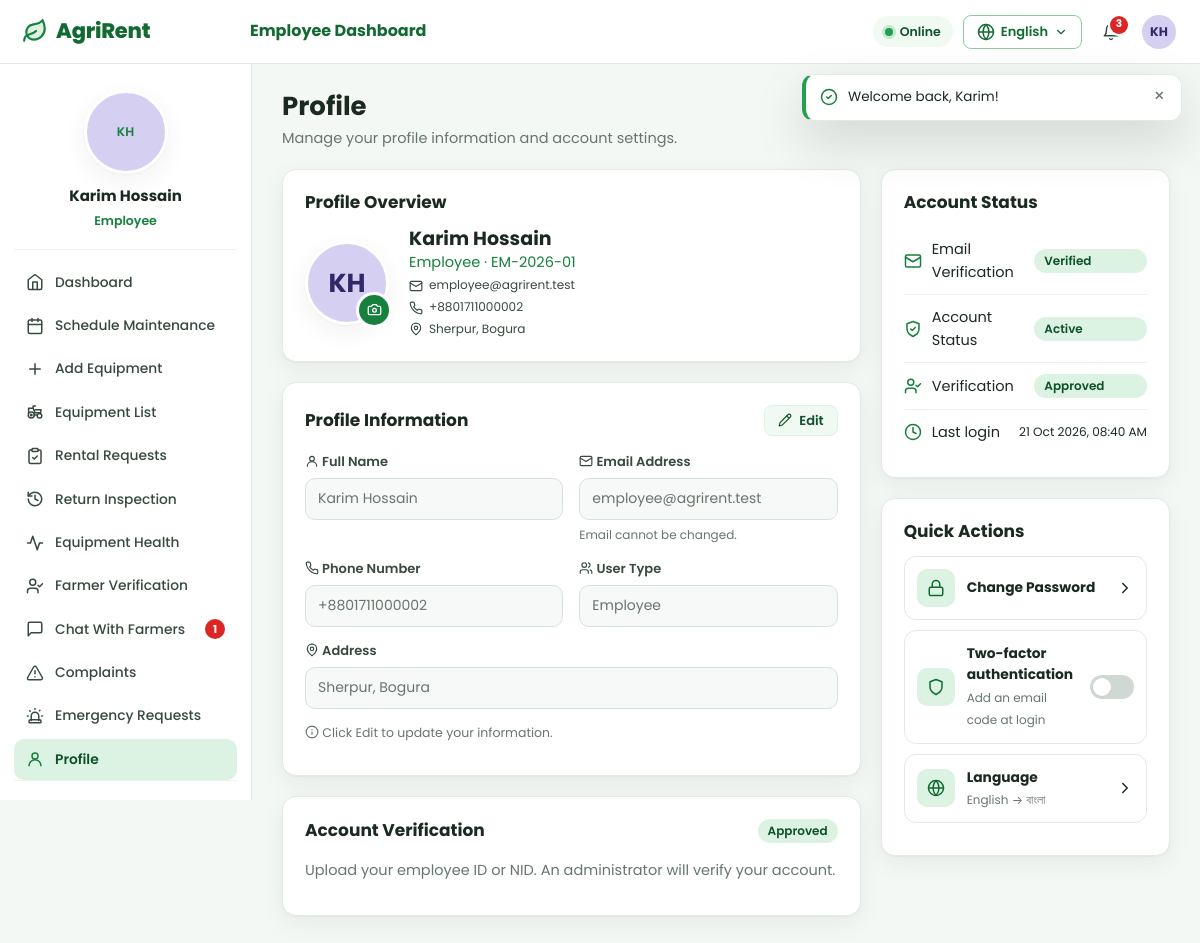
Page /index.php?r=profile/index (signed in) on the committed database.
### tables this page shows
CREATE TABLE `users` (
  `id` INT UNSIGNED NOT NULL AUTO_INCREMENT,
  `name` VARCHAR(100) NOT NULL,
  `email` VARCHAR(160) NOT NULL,
  `phone` VARCHAR(30) NOT NULL DEFAULT '',
  `address` VARCHAR(255) NOT NULL DEFAULT '',
  `password` VARCHAR(255) NOT NULL,
  `role` ENUM('farmer','employee','admin') NOT NULL,
   
  `status` ENUM('inactive','active','suspended','deleted') NOT NULL DEFAULT 'inactive',
  `email_verified_at` DATETIME DEFAULT NULL,
   
  `verification_status` ENUM('pending','approved','rejected') NOT NULL DEFAULT 'pending',
  `verification_note` VARCHAR(255) DEFAULT NULL,
  `verification_document` VARCHAR(255) DEFAULT NULL,
  `verified_by` INT UNSIGNED DEFAULT NULL,
  `verified_at` DATETIME DEFAULT NULL,
  `employee_code` VARCHAR(30) DEFAULT NULL,
  `profile_photo` VARCHAR(255) DEFAULT NULL,
  `language` ENUM('en','bn') NOT NULL DEFAULT 'en',
  `two_factor_enabled` TINYINT(1) NOT NULL DEFAULT 0,
  `google_id` VARCHAR(64) DEFAULT NULL,
  `failed_attempts` INT UNSIGNED NOT NULL DEFAULT 0,
  `locked_until` DATETIME DEFAULT NULL,
  `last_login_at` DATETIME DEFAULT NULL,
  `last_login_ip` VARCHAR(45) DEFAULT NULL,
  `last_login_agent` VARCHAR(255) DEFAULT NULL,
  `remember_selector` CHAR(24) DEFAULT NULL,
  `remember_hash` CHAR(64) DEFAULT NULL,
  `remember_expires` DATETIME DEFAULT NULL,
  `deleted_at` DATETIME DEFAULT NULL,
  `created_at` DATETIME NOT NULL DEFAULT CURRENT_TIMESTAMP,
  `updated_at` DATETIME NOT NULL DEFAULT CURRENT_TIMESTAMP ON UPDATE CURRENT_TIMESTAMP,
  PRIMARY KEY (`id`),
  UNIQUE KEY `uq_users_email` (`email`),
  UNIQUE KEY `uq_users_google` (`google_id`),
  UNIQUE KEY `uq_users_remember` (`remember_selector`),
  KEY `idx_users_role_status` (`role`,`status`,`verification_status`)
);

### app/views/profile/index.php (the view, shortened to what the rows shown need)
<div class="page-head"><div><h1><?= e(t('Profile')) ?></h1><p class="muted"><?= e(t('Manage your profile information and account settings.')) ?></p></div></div>
<div class="grid-2-1">
    <div>
        <section class="card">
            <h2 class="card-title"><?= e(t('Profile Overview')) ?></h2>
            <div class="profile-overview">
                <form class="avatar-upload" method="post" action="<?= e(url('profile/photo')) ?>" enctype="multipart/form-data" data-ajax data-autosubmit data-profile-form>
                    <span data-profile="avatar"><?= avatar($user, 'xl') ?></span>
                </form>
                <div>
                    <h3 data-profile="name"><?= e($user['name']) ?></h3>
                    <span class="text-green"><?= e(role_label($user['role'])) ?><?= $user['employee_code'] ? ' · ' . e($user['employee_code']) : '' ?></span>
                    <small class="block"><?= icon('mail', 'icon-xs') ?><?= e($user['email']) ?></small>
                    <small class="block"><?= icon('phone', 'icon-xs') ?><span data-profile="phone"><?= e($user['phone']) ?></span></small>
                    <small class="block"><?= icon('map-pin', 'icon-xs') ?><span data-profile="address"><?= e($user['address']) ?></span></small>
                </div>
            </div>
        </section>
        <section class="card">
            <div class="card-head"><h2><?= e(t('Profile Information')) ?></h2><button class="btn btn-light btn-sm" type="button" data-edit-toggle="#profileForm"><?= icon('edit', 'icon-xs') ?><?= e(t('Edit')) ?></button></div>
            <form id="profileForm" class="profile-form is-locked" method="post" action="<?= e(url('profile/update')) ?>" data-ajax data-profile-form novalidate>
                <div class="form-grid">
                    <div class="field"><label><?= icon('user', 'icon-xs') ?> <?= e(t('Full Name')) ?></label><input name="name" value="<?= e($user['name']) ?>" readonly required><?= field_error('name') ?></div>
                    <div class="field"><label><?= icon('mail', 'icon-xs') ?> <?= e(t('Email Address')) ?></label><input value="<?= e($user['email']) ?>" disabled><small class="hint"><?= e(t('Email cannot be changed.')) ?></small></div>
                    <div class="field"><label><?= icon('phone', 'icon-xs') ?> <?= e(t('Phone Number')) ?></label><input name="phone" value="<?= e($user['phone']) ?>" readonly required><?= field_error('phone') ?></div>
                    <div class="field"><label><?= icon('users', 'icon-xs') ?> <?= e(t('User Type')) ?></label><input value="<?= e(role_label($user['role'])) ?>" disabled></div>
                    <div class="field span-2"><label><?= icon('map-pin', 'icon-xs') ?> <?= e(t('Address')) ?></label><input name="address" list="p-districts" value="<?= e($user['address']) ?>" readonly required></div>
                </div>
            </form>
        </section>
        <?php if ($user['role'] !== 'admin'): ?>
        <section class="card" id="verification">
            <div class="card-head"><h2><?= e(t('Account Verification')) ?></h2><span data-verify-badge><?= badge($user['verification_status']) ?></span></div>
            <p class="muted"><?= e($user['role'] === 'farmer' ? t('Upload your National ID (NID) or another official document. An employee will verify it before you can book equipment.') : t('Upload your employee ID or NID. An administrator will verify your account.')) ?></p>
        </section>
        <?php endif; ?>
    </div>
    <aside>
        <section class="card">
            <h2 class="card-title"><?= e(t('Account Status')) ?></h2>
            <div class="status-row"><?= icon('clock') ?><span><?= e(t('Last login')) ?></span><small><?= e($user['last_login_at'] ? fmt_datetime($user['last_login_at']) : '—') ?></small></div>
        </section>
        <section class="card">
            <h2 class="card-title"><?= e(t('Quick Actions')) ?></h2>
            <form class="quick-link as-form" method="post" action="<?= e(url('profile/two-factor')) ?>" data-ajax data-reload>
                <span class="ql-icon"><?= icon('shield') ?></span><div><strong><?= e(t('Two-factor authentication')) ?></strong><small><?= e((int)$user['two_factor_enabled'] || Settings::enabled('enable_2fa_all') ? t('Enabled – a code is emailed at login') : t('Add an email code at login')) ?></small></div>
            </form>
        </section>
    </aside>
</div>

### app/helpers.php (shortened to what the rows shown need)
<?php
function setting(string $key, $default = '')
{
    return Settings::get($key, $default);
}
function url(string $route = '', array $params = []): string
{
    $query = $route !== '' ? 'r=' . $route : '';
    if ($params) {
        $query .= ($query !== '' ? '&' : '') . http_build_query($params);
    }
    return 'index.php' . ($query !== '' ? '?' . $query : '');
}
function e($value): string
{
    return htmlspecialchars((string)$value, ENT_QUOTES | ENT_SUBSTITUTE, 'UTF-8');
}
function t(string $key, array $params = []): string
{
    return Lang::translate($key, $params);
}
function fmt_date(?string $date, string $format = 'd M Y'): string
{
    $ts = strtotime($date);
    return $ts ? date($format, $ts) : '—';
}
function fmt_datetime(?string $date): string
{
    return fmt_date($date, 'd M Y, h:i A');
}
function icon(string $name, string $class = ''): string
{
    return Icon::svg($name, $class);
}
function status_meta(string $status): array
{
    static $map = [
        'pending' => ['Pending', 'amber'], 'confirmed' => ['Confirmed', 'blue'], 'delivered' => ['Delivered', 'green'],
        'returned' => ['Returned', 'purple'], 'completed' => ['Completed', 'green'], 'cancelled' => ['Cancelled', 'red'],
        'rejected' => ['Rejected', 'red'], 'active_rental' => ['Active', 'green'],
        'paid' => ['Paid', 'green'], 'failed' => ['Failed', 'red'], 'refunded' => ['Refunded', 'gray'],
        'unpaid' => ['Unpaid', 'amber'], 'partial' => ['Partially Paid', 'amber'],
        'assigned' => ['Assigned', 'blue'], 'in_progress' => ['In Progress', 'blue'],
        'available' => ['Available', 'green'], 'unavailable' => ['Not Available', 'red'], 'maintenance' => ['Maintenance', 'amber'],
        'inactive' => ['Inactive', 'gray'], 'good' => ['Good', 'green'], 'needs_maintenance' => ['Needs Maintenance', 'red'],
        'under_maintenance' => ['Under Maintenance', 'amber'], 'unknown' => ['Data Missing', 'gray'],
        'scheduled' => ['Scheduled', 'blue'], 'open' => ['Open', 'red'], 'resolved' => ['Resolved', 'green'],
        'in_review' => ['In Review', 'blue'], 'closed' => ['Closed', 'gray'],
        'low' => ['Low', 'green'], 'medium' => ['Medium', 'amber'], 'high' => ['High', 'red'],
        'active' => ['Active', 'green'], 'suspended' => ['Suspended', 'red'], 'deleted' => ['Deleted', 'gray'],
        'approved' => ['Approved', 'green'], 'verified' => ['Verified', 'green'], 'unverified' => ['Unverified', 'amber'],
        'damaged' => ['Damaged', 'red'], 'needs_service' => ['Needs Service', 'amber'],
        'normal' => ['Normal Season', 'gray'], 'harvest' => ['Harvest Season', 'amber'], 'off_season' => ['Off-season', 'blue'],
    ];
    $meta = $map[$status] ?? [ucwords(str_replace('_', ' ', $status)), 'gray'];
    return [t($meta[0]), $meta[1]];
}
function badge(?string $status, ?string $label = null): string
{
    $status = (string)$status;
    [$text, $color] = status_meta($status);
    return '<span class="badge badge-' . $color . '" data-status="' . e($status) . '">' . e($label ?? $text) . '</span>';
}
function initials(?string $name): string
{
    $parts = preg_split('/\s+/', trim((string)$name)) ?: [];
    $letters = '';
    foreach (array_slice($parts, 0, 2) as $part) {
        $letters .= mb_strtoupper(mb_substr($part, 0, 1));
    }
    return $letters ?: 'U';
}
function avatar(?array $user, string $size = ''): string
{
    $class = 'avatar' . ($size ? ' avatar-' . $size : '');
    $hue = crc32((string)($user['name'] ?? 'user')) % 360;
    return '<span class="' . $class . ' avatar-initials" style="--hue:' . $hue . '">' . e(initials($user['name'] ?? '')) . '</span>';
}
function role_label(string $role): string
{
    return t(ucfirst($role));
}

### app/views/layouts/app.php (shortened to what the rows shown need)
<?php
$me = Auth::user();
$current = Router::current();
?>
<!doctype html>
<html lang="<?= Lang::get() ?>" data-lang="<?= Lang::get() ?>">
<head><?php include __DIR__ . '/_head.php'; ?></head>
<body class="app role-<?= e($me['role']) ?>" data-route="<?= e($current) ?>">
<header class="topbar">
    <a class="brand" href="<?= e(url('dashboard/index')) ?>"><?= icon('leaf') ?><span><?= e(setting('platform_name', 'AgriRent')) ?></span></a>
    <div class="topbar-title"><?= $me['role'] !== 'farmer' ? e(t(ucfirst($me['role']) . ' Dashboard')) : '' ?></div>
    <div class="topbar-actions">
        <div class="net-status" id="netStatus" title="<?= e(t('Connection & offline sync status')) ?>">
        </div>
        <?php include __DIR__ . '/_lang.php'; ?>
        <div class="dropdown notif-dropdown">
        </div>
        <div class="dropdown">
            <button class="user-chip" type="button" data-dropdown aria-label="<?= e(t('Account menu')) ?>"><?= avatar($me, 'sm') ?></button>
        </div>
    </div>
</header>
<aside class="sidebar" aria-label="<?= e(t('Sidebar')) ?>">
    <div class="sidebar-profile">
        <?= avatar($me, 'xl') ?>
        <strong><?= e($me['name']) ?></strong>
        <span><?= e($me['role'] === 'admin' ? t('System Administrator') : role_label($me['role'])) ?></span>
    </div>
</aside>
<main id="main" class="main">
    <?= $content ?>
</main>
</body>
</html>

### rows in the picture
users: role "Employee Dashboard", name "KH KH KH", name "Karim Hossain", role "Employee", employee_code "EM-2026-01", email "employee@agrirent.test", phone "+8801711000002", address "Sherpur, Bogura", role "Upload your employee ID or NID. An administrator will verify your account.", last_login_at "21 Oct 2026, 08:40 AM", two_factor_enabled "Add an email code at login"

### other values in the picture
setting('platform_name', 'AgriRent') "AgriRent"
$unread "3"
t($label) "Dashboard"
t($label) "Schedule Maintenance"
t($label) "Add Equipment"
t($label) "Equipment List"
t($label) "Rental Requests"
t($label) "Return Inspection"
t($label) "Equipment Health"
t($label) "Farmer Verification"
t($label) "Chat With Farmers"
$unreadMessages "1"
t($label) "Complaints"
t($label) "Emergency Requests"
t($label) "Profile"
